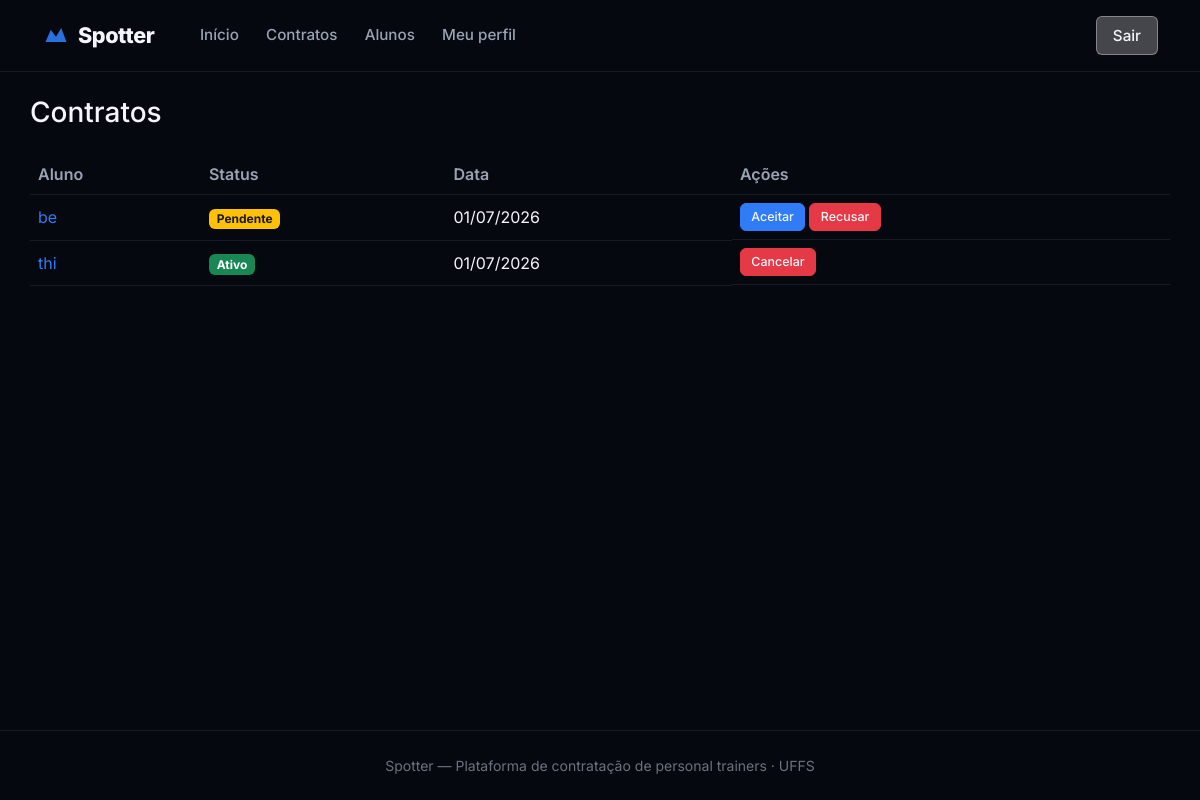
Screenshot of /personal/contratos/ (signed in) with the database file from the repository.
### core/models/contrato.py (models this page shows, shortened)
class Contrato(models.Model):
    STATUS_PENDENTE = "pendente"
    STATUS_ATIVO = "ativo"
    STATUS_ENCERRADO = "encerrado"
    STATUS_RECUSADO = "recusado"
    STATUS_CHOICES = [
        (STATUS_PENDENTE, "Pendente"),
        (STATUS_ATIVO, "Ativo"),
        (STATUS_ENCERRADO, "Encerrado"),
        (STATUS_RECUSADO, "Recusado"),
    ]
    personal = models.ForeignKey(
        PerfilPersonal,
        on_delete=models.PROTECT,
        related_name="contratos",
    )
    aluno = models.ForeignKey(
        PerfilAluno,
        on_delete=models.PROTECT,
        related_name="contratos",
    )
    codigo = models.PositiveIntegerField(editable=False, default=0)
    status = models.CharField(
        max_length=12,
        choices=STATUS_CHOICES,
        default=STATUS_PENDENTE,
    )
    criado_em = models.DateTimeField(auto_now_add=True)
    aceito_em = models.DateTimeField(null=True, blank=True)
    encerrado_em = models.DateTimeField(null=True, blank=True)
    objects = ContratoManager()
    class Meta:
        verbose_name = "Contrato"
        verbose_name_plural = "Contratos"
        unique_together = ("personal", "aluno", "codigo")
        app_label = "core"

### core/models/perfil_aluno.py (models this page shows, shortened)
class PerfilAluno(models.Model):
    NIVEL_CHOICES = [
        ("iniciante", "Iniciante"),
        ("intermediario", "Intermediário"),
        ("avancado", "Avançado"),
    ]
    usuario = models.OneToOneField(
        Usuario,
        on_delete=models.CASCADE,
        related_name="perfil_aluno",
        limit_choices_to={"tipo": Usuario.ALUNO},
    )
    objetivos = models.TextField(blank=True)
    nivel_condicionamento = models.CharField(
        max_length=15,
        choices=NIVEL_CHOICES,
        default="iniciante",
    )
    historico_lesoes = models.TextField(blank=True)
    restricoes_fisicas = models.TextField(blank=True)
    disponibilidade = models.TextField(
        blank=True,
        help_text="Ex: manhãs, seg/qua/sex",
    )
    class Meta:
        verbose_name = "Perfil Aluno"
        verbose_name_plural = "Perfis Aluno"

### core/models/usuario.py (models this page shows, shortened)
class Usuario(AbstractBaseUser, PermissionsMixin):
    ALUNO = "aluno"
    PERSONAL = "personal"
    ADMIN = "admin"
    TIPO_CHOICES = [
        (ALUNO, "Aluno"),
        (PERSONAL, "Personal Trainer"),
        (ADMIN, "Administrador"),
    ]
    nome = models.CharField(max_length=150)
    email = models.EmailField(unique=True)
    tipo = models.CharField(max_length=10, choices=TIPO_CHOICES, default=ALUNO)
    cidade = models.CharField(max_length=100, blank=True)
    estado = models.CharField(max_length=2, blank=True)
    cep = models.CharField(max_length=9, blank=True)
    is_active = models.BooleanField(default=True)
    is_staff = models.BooleanField(default=False)
    criado_em = models.DateTimeField(auto_now_add=True)
    groups = models.ManyToManyField(
        "auth.Group",
        blank=True,
        related_name="usuario_set",
    )
    user_permissions = models.ManyToManyField(
        "auth.Permission",
        blank=True,
        related_name="usuario_set",
    )
    objects = UsuarioManager()
    USERNAME_FIELD = "email"
    REQUIRED_FIELDS = ["nome"]
    class Meta:
        verbose_name = "Usuário"
        verbose_name_plural = "Usuários"
    @property
    def eh_personal(self):
        return self.tipo == self.PERSONAL

### core/views/personal/__init__.py (the view)
# urls.py: path("personal/contratos/", views.PersonalContratoListView.as_view(), name="personal_contratos"),
class PersonalContratoListView(PersonalRequiredMixin, ListView):
    template_name = "core/personal/contratos.html"
    context_object_name = "contratos"
    def get_queryset(self):
        return Contrato.objects.para_personal(self.request.user.perfil_personal)

### core/mixins.py (called while the page is built)
    def test_func(self):
        if self.tipo_requerido is None:
            return True
        return getattr(self.request.user, "tipo", None) == self.tipo_requerido

### core/models/contrato.py (called while the page is built)
    def para_personal(self, personal):
        return self.filter(personal=personal).select_related("aluno__usuario").order_by("-criado_em")

    def get_queryset(self):
        return ContratoQuerySet(self.model, using=self._db)

    def para_personal(self, personal):
        return self.get_queryset().para_personal(personal)

### core/templates/core/personal/contratos.html (shortened to what this page needs)
{% extends "core/base.html" %}
{% block content %}
<div class="container py-4">
    <h1 class="h3 mb-4">Contratos</h1>
    <div class="table-responsive">
        <table class="table align-middle">
            <thead>
                <tr>
                    <th>Aluno</th>
                    <th>Status</th>
                    <th>Data</th>
                    <th>Ações</th>
                </tr>
            </thead>
            <tbody>
                {% for c in contratos %}
                <tr>
                    <td>
                        <a href="{% url 'core:personal_aluno_detail' c.aluno.pk %}" class="text-decoration-none">
                            {{ c.aluno.usuario.nome }}
                        </a>
                    </td>
                    <td>{% include "core/partials/status_badge.html" with status=c.status %}</td>
                    <td>{{ c.criado_em|date:"d/m/Y" }}</td>
                    <td class="d-flex flex-wrap gap-1">
                        {% if c.status == "pendente" %}
                        <form method="post" action="{% url 'core:personal_aceitar_contrato' c.pk %}">
                            <button type="submit" class="btn-outline-color btn-outline-blue btn-outline-sm">Aceitar</button>
                        </form>
                        <button class="btn-outline-color btn-outline-red btn-outline-sm"
                                data-bs-toggle="modal"
                                data-bs-target="#modalRecusar{{ c.pk }}">
                            Recusar
                        </button>
                        {% elif c.status == "ativo" %}
                        <button class="btn-outline-color btn-outline-red btn-outline-sm"
                                data-bs-toggle="modal"
                                data-bs-target="#modalCancelar{{ c.pk }}">
                            Cancelar
                        </button>
                        {% else %}
                            —
                        {% endif %}
                    </td>
                </tr>
                {% empty %}
                <tr><td colspan="4" class="text-muted">Nenhum contrato.</td></tr>
                {% endfor %}
            </tbody>
        </table>
    </div>
</div>
{% endblock %}

### core/templates/core/partials/status_badge.html
{% if status == "pendente" %}
<span class="badge bg-warning text-dark">Pendente</span>
{% elif status == "ativo" %}
<span class="badge bg-success">Ativo</span>
{% elif status == "encerrado" %}
<span class="badge bg-secondary">Encerrado</span>
{% elif status == "recusado" %}
<span class="badge bg-danger">Recusado</span>
{% else %}
<span class="badge bg-light text-dark">{{ status }}</span>
{% endif %}

### core/static/core/css/main.css (style rules this page uses)
:root { --bg-body: #06080f; --bg-surface: #0f1219; --bg-elevated: #161b26; --bg-glass: rgba(15, 18, 25, 0.82); --border-subtle: rgba(255, 255, 255, 0.08); --text-primary: #f4f6fb; --text-secondary: #9aa3b5; --text-muted: #6b7280; --accent-blue: #2f7cf6; --accent-blue-hover: #1a6ae8; --accent-blue-light: #5b9cff; --accent-red: #e63946; --bg-white-25: rgba(255, 255, 255, 0.25); --bg-white-35: rgba(255, 255, 255, 0.35); --border-white-35: rgba(255, 255, 255, 0.35); --radius-lg: 1.25rem; --radius-xl: 1.75rem; --nav-height: 72px; --shadow-dock: 0 24px 60px rgba(0, 0, 0, 0.55); }
*, *::before, *::after { box-sizing: border-box; }
body.theme-dark { font-family: 'Inter', system-ui, -apple-system, sans-serif; background: var(--bg-body); color: var(--text-primary); min-height: 100vh; }
a { color: var(--accent-blue); text-decoration: none; }
.theme-dark table, .theme-dark table th, .theme-dark table td, .theme-dark table thead th, .theme-dark table tbody td, .theme-dark table tbody tr, .theme-dark table thead, .theme-dark .table { color: var(--text-primary) !important; background-color: transparent !important; border-color: var(--border-subtle) !important; }
.theme-dark table { background-color: var(--bg-surface) !important; }
.theme-dark table th, .theme-dark table td { color: var(--text-primary) !important; }
.theme-dark table thead th { color: var(--text-secondary) !important; font-weight: 600; border-bottom-color: var(--border-subtle) !important; }
.theme-dark table tbody tr { border-color: var(--border-subtle) !important; }
.theme-dark .table { --bs-table-bg: transparent; --bs-table-border-color: var(--border-subtle); }
.theme-dark main > .container { padding: 2.5rem 0 4rem; }
.badge.bg-warning.text-dark { color: #1a1a1a !important; }

### core/static/core/css/buttons.css (style rules this page uses)
.btn-outline-color { display: inline-block; text-align: center; text-decoration: none; background: transparent; border-radius: 6px; border-width: 1px; border-style: solid; cursor: pointer; transition: background 0.18s, color 0.18s; line-height: 1.4; font-size: 0.95rem; padding: 0.5rem 1rem; font-weight: 500; }
.btn-outline-sm { font-size: .78rem !important; padding: .28rem .65rem !important; }
.btn-outline-blue { border-color: var(--accent-blue); color: var(--color-white); background: var(--accent-blue); }
.btn-outline-red { border-color: var(--accent-red); color: var(--color-white); background: var(--accent-red); }

### rows the page displays
Contrato: aluno.usuario.nome "be", status "Pendente", criado_em "01/07/2026"
Contrato: aluno.usuario.nome "thi", status "Ativo", criado_em "01/07/2026"
